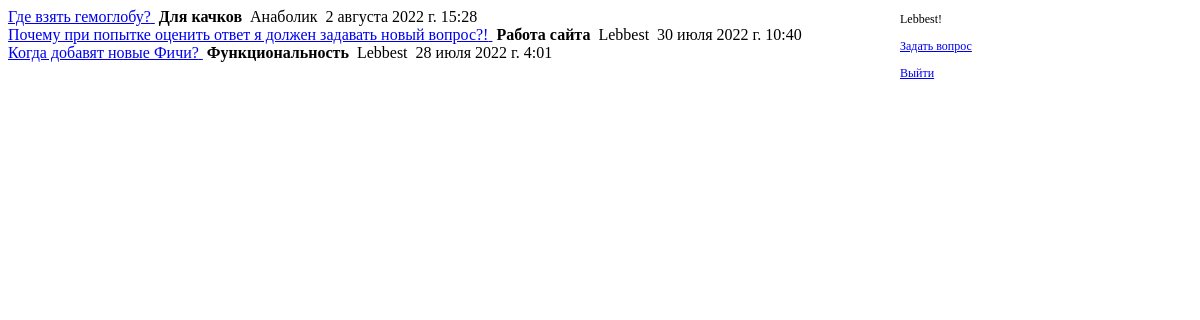
Page /questionslist (signed in) on the committed database.
### questions/models.py (models this page shows, shortened)
class Question(models.Model):
    author_name = models.ForeignKey(User, on_delete = models.CASCADE)
    question_theme = models.CharField('Тема вопроса', max_length = 200)
    question_text = models.TextField('Содержание вопроса', max_length = 500)
    pub_date = models.DateTimeField('Дата публикации')
    status = models.BooleanField(default = False)
    class Meta:
        verbose_name = 'Вопрос'
        verbose_name_plural = 'Вопросы'

### questions/views.py (the view)
# urls.py: re_path(r'^questionslist', views.questionslist, name='PageWithQuestions'),
def questionslist(request):                 #отображение списка вопросов
    question_list = Question.objects.order_by('-pub_date')
    return render(request, 'questions/list.html', {'question_list': question_list})

### supportserver/templates/questions/list.html (shortened to what this page needs)
{% extends 'base.html' %}
{% block content %}
    {% if user.is_authenticated %}
    <div class = "container head_div_right">
        <p>{{ user.username }}!</p>
        <p><a href="{% url 'page_for_new_question' %}">Задать вопрос</a></p>
        <p><a href="{% url 'logout' %}">Выйти</a></p>
    </div>
    {% else %}
        <a href="{% url 'login' %}">Войти&nbsp</a><a href="{% url 'signup' %}">Зарегистрироваться&nbsp</a><br>
    {% endif %}
    {% if question_list %}
        {% for a in question_list %}
            <a href="{% url 'PageWithQuestion' a.id %}">{{a.question_text}}&nbsp</a>
            <strong><a>{{a.question_theme}}&nbsp</a></strong>
            <a>{{a.author_name}}&nbsp</a>
            <a>{{a.pub_date}}&nbsp</a>
            <br>
        {% endfor %}
    {% else %}
        Вопросы не найдены
    {% endif %}
{% endblock %}

### supportserver/static/css/styles.css (style rules this page uses)
.head_div_right { width: 300px; height: 53px; position: fixed; top: 0px; right: 0px; font-size: 12px; }

### rows in the picture
Question: question_text "Где взять гемоглобу?", question_theme "Для качков", author_name "Анаболик", pub_date "2 августа 2022 г. 15:28"
Question: question_text "Почему при попытке оценить ответ я должен задавать новый вопрос?!", question_theme "Работа сайта", author_name "Lebbest", pub_date "30 июля 2022 г. 10:40"
Question: question_text "Когда добавят новые Фичи?", question_theme "Функциональность", author_name "Lebbest", pub_date "28 июля 2022 г. 4:01"

### other values in the picture
{{ user.username }} "Lebbest"
